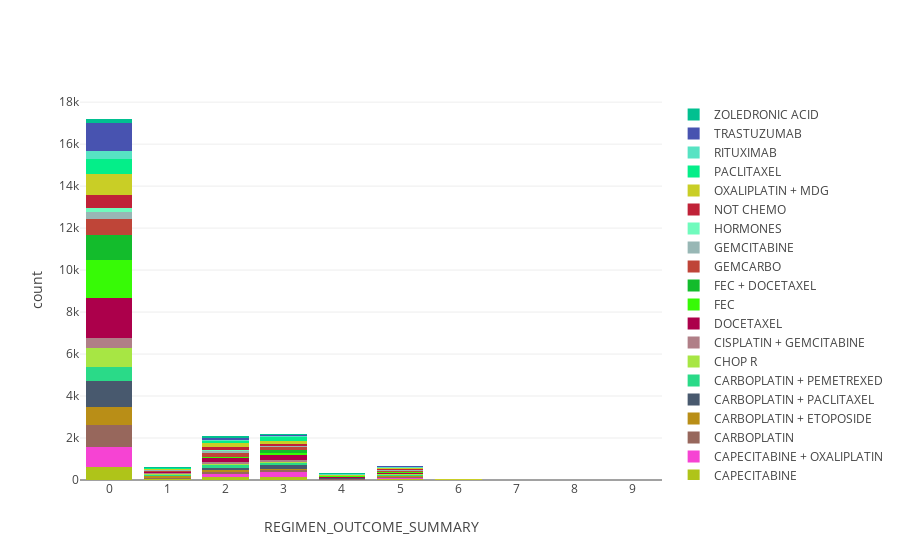

This figure's notebook cell:
### Code cell
#only include top 20 bench
top20bench = outcome_regimen['BENCHMARK_GROUP'].value_counts()[:20].keys()

top_outcome_regimen = outcome_regimen.loc[outcome_regimen['BENCHMARK_GROUP'].isin(top20bench)]

Stackedbarplot(top_outcome_regimen,'BENCHMARK_GROUP', 'REGIMEN_OUTCOME_SUMMARY', tickmode='linear')

### Figure 1 — Plotly figure (JSON) as saved in the notebook; plotly's stock layout.template omitted (floating-point values rounded to 4 significant figures)
{"data": [{"marker": {"color": "rgb(175, 196, 25)"}, "name": "CAPECITABINE", "type": "bar", "uid": "4c5341dd-8942-4676-9df1-7bfe137f2994", "x": ["0", "1", "2", "3", "4", "5", "6", "7", "9", "A", "N"], "y": [641, 35, 163, 125, 11, 36, 2, 6, null, null, 20]}, {"marker": {"color": "rgb(246, 67, 211)"}, "name": "CAPECITABINE + OXALIPLATIN", "type": "bar", "uid": "c8e60ec1-d0d5-4a25-9296-af4e7f800ccf", "x": ["0", "1", "2", "3", "4", "5", "6", "7", "9", "A", "N"], "y": [916, 35, 107, 251, 13, 63, 2, 1, null, null, 6]}, {"marker": {"color": "rgb(151, 103, 92)"}, "name": "CARBOPLATIN", "type": "bar", "uid": "9dd88a8f-842b-4639-8c04-6707c8892302", "x": ["0", "1", "2", "3", "4", "5", "6", "7", "9", "A", "N"], "y": [1081, 41, 97, 87, 20, 41, 4, 1, null, 1, 9]}, {"marker": {"color": "rgb(185, 142, 23)"}, "name": "CARBOPLATIN + ETOPOSIDE", "type": "bar", "uid": "097fdcc1-9699-48af-96f4-a83e873ce71d", "x": ["0", "1", "2", "3", "4", "5", "6", "7", "9", "A", "N"], "y": [821, 68, 113, 75, 10, 34, null, 1, null, null, 10]}, {"marker": {"color": "rgb(72, 89, 110)"}, "name": "CARBOPLATIN + PACLITAXEL", "type": "bar", "uid": "eab3de7d-0902-4d21-a688-8e6f2d427a63", "x": ["0", "1", "2", "3", "4", "5", "6", "7", "9", "A", "N"], "y": [1276, 28, 103, 160, 27, 36, 1, null, null, null, 18]}, {"marker": {"color": "rgb(42, 218, 136)"}, "name": "CARBOPLATIN + PEMETREXED", "type": "bar", "uid": "4c77e38b-fdcb-4dc9-9fb2-1d82b336bfe5", "x": ["0", "1", "2", "3", "4", "5", "6", "7", "9", "A", "N"], "y": [637, 41, 122, 102, 15, 43, null, 4, null, null, 7]}, {"marker": {"color": "rgb(167, 230, 68)"}, "name": "CHOP R", "type": "bar", "uid": "05046ad7-7bc5-4009-8380-2d1f91f7579d", "x": ["0", "1", "2", "3", "4", "5", "6", "7", "9", "A", "N"], "y": [929, 56, 58, 61, 14, 30, null, 1, null, null, 7]}, {"marker": {"color": "rgb(176, 127, 135)"}, "name": "CISPLATIN + GEMCITABINE", "type": "bar", "uid": "fec60f65-e7e6-476a-954c-7c9d4ff37e8a", "x": ["0", "1", "2", "3", "4", "5", "6", "7", "9", "A", "N"], "y": [447, 34, 98, 108, 9, 16, 2, null, null, null, 6]}, {"marker": {"color": "rgb(172, 0, 75)"}, "name": "DOCETAXEL", "type": "bar", "uid": "73cc4650-92ad-4ccb-a161-bdc8dcd172f6", "x": ["0", "1", "2", "3", "4", "5", "6", "7", "9", "A", "N"], "y": [1916, 32, 198, 217, 26, 32, null, 3, null, null, 8]}, {"marker": {"color": "rgb(55, 250, 6)"}, "name": "FEC", "type": "bar", "uid": "04f2440f-3c05-4ad4-8720-3508254c6e3c", "x": ["0", "1", "2", "3", "4", "5", "6", "7", "9", "A", "N"], "y": [1805, 3, 41, 105, 26, 31, 4, null, null, null, 13]}, {"marker": {"color": "rgb(19, 188, 44)"}, "name": "FEC + DOCETAXEL", "type": "bar", "uid": "8c47a7ea-e47f-4f08-b1d9-0092a23ed6da", "x": ["0", "1", "2", "3", "4", "5", "6", "7", "9", "A", "N"], "y": [1215, 5, 6, 137, 2, 17, 3, null, null, null, 18]}, {"marker": {"color": "rgb(191, 69, 56)"}, "name": "GEMCARBO", "type": "bar", "uid": "533c7c67-d7cd-4f21-a3bf-15263c3c4f2d", "x": ["0", "1", "2", "3", "4", "5", "6", "7", "9", "A", "N"], "y": [755, 51, 174, 135, 11, 55, 1, 4, null, null, 5]}, {"marker": {"color": "rgb(152, 183, 181)"}, "name": "GEMCITABINE", "type": "bar", "uid": "ed1f91da-129d-43c9-a2a9-64084808a929", "x": ["0", "1", "2", "3", "4", "5", "6", "7", "9", "A", "N"], "y": [336, 33, 117, 58, 13, 41, 1, null, null, null, 9]}, {"marker": {"color": "rgb(112, 251, 189)"}, "name": "HORMONES", "type": "bar", "uid": "5db67098-012a-4abd-b0a2-3866d71fade0", "x": ["0", "1", "2", "3", "4", "5", "6", "7", "9", "A", "N"], "y": [175, 8, 31, 8, 3, 7, null, 1, null, null, 1]}, {"marker": {"color": "rgb(192, 34, 56)"}, "name": "NOT CHEMO", "type": "bar", "uid": "bbfd8a4d-01df-4fab-bc12-7122831f5976", "x": ["0", "1", "2", "3", "4", "5", "6", "7", "9", "A", "N"], "y": [639, 19, 158, 68, 14, 30, 3, null, null, null, 6]}, {"marker": {"color": "rgb(201, 206, 38)"}, "name": "OXALIPLATIN + MDG", "type": "bar", "uid": "4b4458c6-f1a2-455a-998b-f032eb37500f", "x": ["0", "1", "2", "3", "4", "5", "6", "7", "9", "A", "N"], "y": [1002, 29, 157, 169, 15, 45, 6, null, null, null, 15]}, {"marker": {"color": "rgb(4, 238, 137)"}, "name": "PACLITAXEL", "type": "bar", "uid": "28d5249f-7cb6-4536-b0e8-a84965acc13a", "x": ["0", "1", "2", "3", "4", "5", "6", "7", "9", "A", "N"], "y": [677, 41, 135, 172, 20, 23, 2, null, null, null, 4]}, {"marker": {"color": "rgb(87, 227, 195)"}, "name": "RITUXIMAB", "type": "bar", "uid": "fa316d94-3d84-411d-8619-3f47041684ad", "x": ["0", "1", "2", "3", "4", "5", "6", "7", "9", "A", "N"], "y": [427, 15, 44, 36, 22, 17, null, null, null, null, 3]}, {"marker": {"color": "rgb(72, 83, 176)"}, "name": "TRASTUZUMAB", "type": "bar", "uid": "07c7f3e6-432e-4262-b499-98a258f78bcd", "x": ["0", "1", "2", "3", "4", "5", "6", "7", "9", "A", "N"], "y": [1325, 11, 71, 64, 36, 53, 1, null, null, null, 51]}, {"marker": {"color": "rgb(1, 192, 144)"}, "name": "ZOLEDRONIC ACID", "type": "bar", "uid": "9b84f6b6-3776-42b5-a880-1e83da60c3f5", "x": ["0", "1", "2", "3", "4", "5", "6", "7", "9", "A", "N"], "y": [177, 22, 104, 31, 19, 16, 3, null, 2, null, 6]}], "layout": {"barmode": "stack", "hovermode": "closest", "xaxis": {"tickmode": "linear", "title": {"text": "REGIMEN_OUTCOME_SUMMARY"}}, "yaxis": {"title": {"text": "count"}}}}
